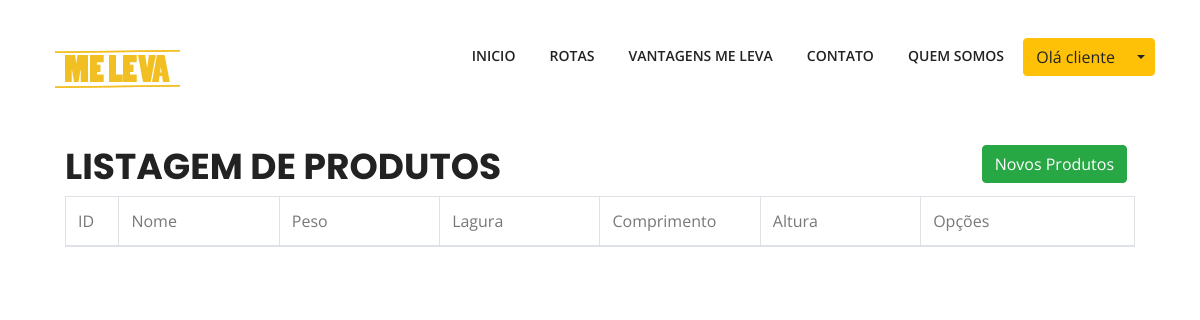
The app's page /listar/produto/1 (signed in), older data.
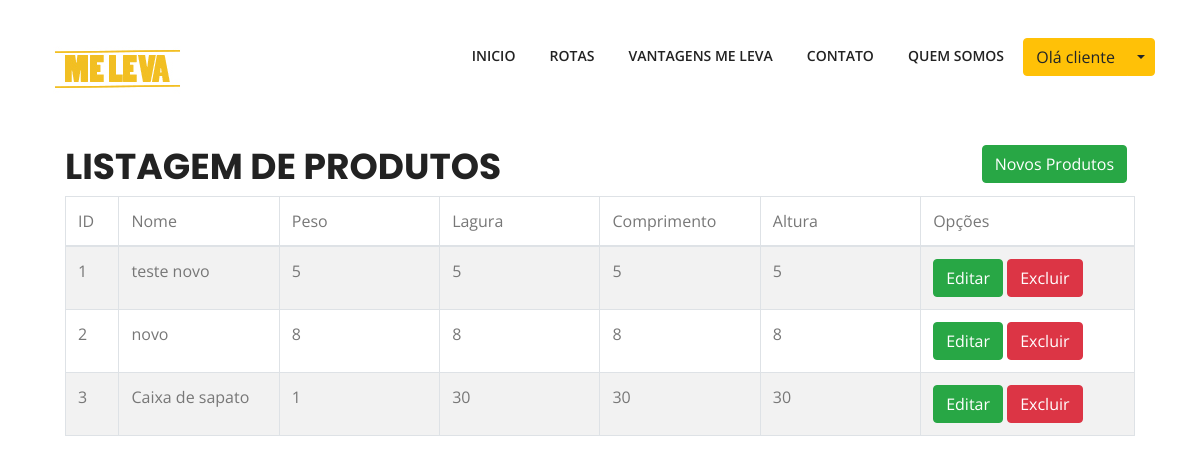
The same page, newer data.
### tables this page shows
CREATE TABLE `produto` (
  `id` int(11) NOT NULL,
  `nome` varchar(45) NOT NULL,
  `peso` varchar(10) NOT NULL,
  `altura` varchar(10) NOT NULL,
  `comprimento` varchar(10) NOT NULL,
  `largura` varchar(10) NOT NULL,
  `quantidade` char(3) NOT NULL,
  `item_id` int(11) NOT NULL,
  `cliente_id` int(11) NOT NULL
);

### listar/produto.php (the view, shortened to what this page needs)
<div class="container">
	<div class="coluna">
		<div class="row">
			<div class="col-lg-10">
                <h1>Listagem de Produtos</h1>
             </div>
			<div class="col-lg-2">
                <a  type='button' href='cadastrar/Produto' class='btn btn-success'>Novos Produtos</a>
             </div>
		</div>
		<table class="table table-hover table-striped table-bordered">
			<thead>
				<tr>
					<td width="5%">ID</td>
					<td width="15%">Nome</td>
					<td width="15%">Peso</td>
					<td width="15%">Lagura</td>
					<td width="15%">Comprimento</td>
					<td width="15%">Altura</td>
					<td>Opções</td>
				</tr>
			</thead>
			<tbody>
				<?php
				if ( isset ( $p[2] ) ) {
    				$teste = (int)$p[2];
					$sql = "select * from produto where item_id = $teste";
					$consulta = $pdo->prepare($sql);
					$consulta->execute();
				}
					while ( $linha = $consulta->fetch(PDO::FETCH_OBJ)) {
						$id 			= $linha->id;
						$nome 			= $linha->nome;
						$peso 			= $linha->peso;
						$largura 		= $linha->largura;
						$comprimento 	= $linha->comprimento;
						$altura 		= $linha->altura;
						echo "<tr>
							<td>$id</td>
							<td>$nome</td>
							<td>$peso</td>
							<td>$largura</td>
							<td>$comprimento</td>
							<td>$altura</td>
							<td>
								<a type='button' href='cadastrar/produto/$id' class='btn btn-success'>Editar</a>
								<a type='button' href='javascript:excluir($id)' class='btn btn-danger'>Excluir</a>
							</td>
						</tr>";
					}
				?>
			</tbody>
		</table>
	</div>
</div>

Row changes from the older to the newer data that the page shows:
now on this page (row edited): produto: id "1", nome "teste novo", peso "5", largura "5", comprimento "5", altura "5"
added produto: id "2", nome "novo", peso "8", largura "8", comprimento "8", altura "8"
added produto: id "3", nome "Caixa de sapato", peso "1", largura "30", comprimento "30", altura "30"
